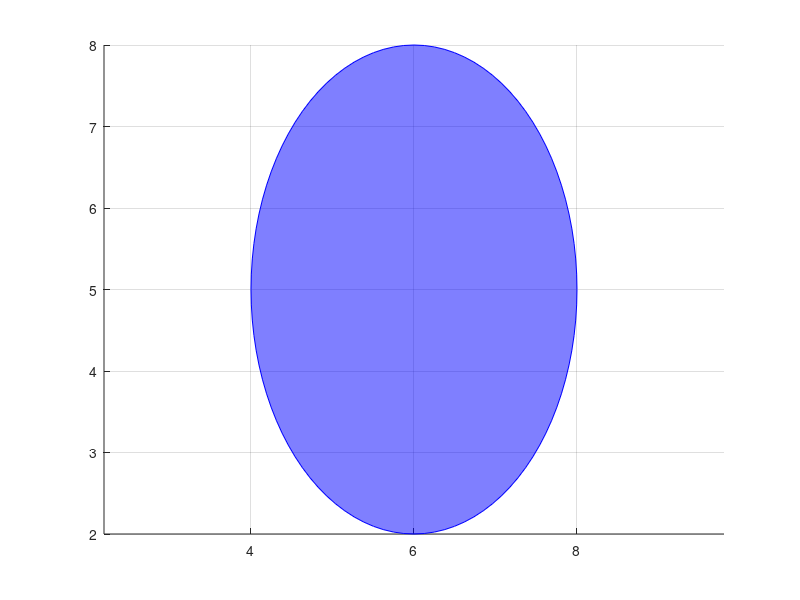

MATLAB code for this plot: (Note: this script raises an error after producing the figure.)
close all;
clearvars;
addpath(genpath('YALMIP-develop'))   % YALMIP, https://github.com/yalmip/YALMIP
addpath(genpath('ReachTool-main'))   % ReachTool (constrained zonotopes), provided in the course
addpath(genpath('Astar'))

%Variabels
rx = 2;
ry = 3;
center = [6,5];
vehicle_mass = 500;    % grams
vehicle_fuel = 500;    % grams
fuel_rate = 10;        % grams per step
J = 10;
L = 0.2;               % meters in front of center of mass
dt = 1;                % time step

cycles_with_fuel = vehicle_fuel / fuel_rate;
extra_steps = -1;     % Steps after fuel ends
total_steps = cycles_with_fuel + extra_steps;


%circle definition
th = 0:pi/50:2*pi;
x_obj = rx * cos(th) + center(1);
y_obj = ry * sin(th) + center(2);
% Vector from centroid to each point
dx = x_obj - center(1);
dy = y_obj - center(2);
dx_unit = dx ./ (rx/2);
dy_unit = dy ./ (ry/2);

% draw the trajectory of the vehicle
figure;
hold on;
axis equal; grid on;
fill(x_obj, y_obj, 'b', 'FaceAlpha', 0.5, 'EdgeColor', 'b'); %object
drone = animatedline('Marker','o');
estimate = plot(1,1);
detected = false;

maximum_variance_x = 2; %Initial variance value
maximum_variance_y = 2;
real_xsim = zeros(1, total_steps);
real_ysim = zeros(1, total_steps);

%DEFINE THE 2-D MAP ARRAY
MAX_X=20;
MAX_Y=20;
%This array stores the coordinates of the map and the 
%Objects in each coordinate
MAP=2*(ones(MAX_X,MAX_Y));

points = integer_points_in_circle(center, rx+maximum_variance_x, ry+maximum_variance_y);
points = min(max(points,1),MAX_X); %limit the points inside the MAP
MAP(points(:, 1),points(:,2)) = -1; %add new circle
h_points = plot(points(:, 1), points(:,2),'ro');

% Obtain Obstacle, Target and Robot Position
% Initialize the MAP with input values
% Obstacle=-1,Target = 0,Robot=1,Space=2
axis([1 MAX_X+1 1 MAX_Y+1])
grid on;
hold on;

% BEGIN Interactive Obstacle, Target, Start Location selection
xlabel('Please Select the Target using the Left Mouse button','Color','black');
but=0;
valid = 0;
while (but ~= 1 || valid ~= 1) %Repeat until the Left button is not clicked
    [xval,yval,but]=ginput(1);
    xval=floor(xval);
    yval=floor(yval);
    if (~ismember(xval, points(:,1)) || ~ismember(yval, points(:,2)))
        valid = 1;
    end
end

xTarget=xval;   %X Coordinate of the Target
yTarget=yval;   %Y Coordinate of the Target

MAP(xval,yval) = 0;   %Initialize MAP with location of the target
plot(xval,yval,'gd');
text(xval,yval,'Target')

xlabel('Select Obstacles using the Left Mouse button,to select the last obstacle use the Right button','Color','blue');
while but == 1
    [xval,yval,but] = ginput(1);
    xval=floor(xval);
    yval=floor(yval);
    MAP(xval,yval) = -1;%Put on the closed list as well
    plot(xval,yval,'ro');
end

xlabel('Please Select the Vehicle initial position ','Color','black');
but=0;
valid = 0;
while (but ~= 1 || valid ~= 1) %Repeat until the Left button is not clicked
    [xval,yval,but]=ginput(1);
    xval=floor(xval);
    yval=floor(yval);
    if (~ismember(xval, points(:,1)) || ~ismember(yval, points(:,2)))
        valid = 1;
    end
end

xStart=xval;%Starting Position
yStart=yval;%Starting Position
MAP(xval,yval)=1;
plot(xval,yval,'bo');
text(xval,yval,'Start')
%End of obstacle-Target pickup

% State vector: [x; y; ang_velocity; aceleration; ang_aceleration]
state = zeros(5, total_steps + 1);
state(1:2,1) = [xStart;yStart];  % Initial position
y = zeros(3, total_steps + 2);

A = [1 0 dt 0;
     0 1 0 dt;
     0 0 1 0;
     0 0 0 1];

B = [0.5*dt^2 0;
    0 0.5*dt^2;
    dt 0;
    0 dt]; 
C = [eye(3), zeros(3,2)];
C_linear = eye(2,4);
[m,n] = size(C_linear); % dimensions of output and state

% Define a feedback controller
K_pole = place(A,B,[0.2 0.3 0.5 0.4]);

xhat = zeros(4,total_steps + 1);
xhat(:,1) = [xStart;yStart;0;0];

Sigma = cell(1,total_steps + 2);
Sigma{1} = eye(4);

% covariance information for disturbances and noise
Q = 2 * eye(2);
R = 0.1 * eye(2);

% Observers - 1: Nominal model
X = cell(1, total_steps); 
X{1}.G = diag([xStart, yStart, 0, 0]);
X{1}.c = zeros(n,1);
X{1}.A = zeros(0,n);
X{1}.b = zeros(0,1);

% disturbance set
W.G = 1.25*eye(n);
W.c = zeros(n,1);
W.A = zeros(0,n);
W.b = zeros(0,1);

% noise set
V.G = 1.5*eye(2);
V.c = zeros(2,1);
V.A = zeros(0,2);
V.b = zeros(0,1);

% Loop through each time step
for k = 1:total_steps
    %update circle size
    MAP(points(:, 1),points(:,2)) = 1; %remove last circle
    delete(h_points);
    points = integer_points_in_circle(center, rx+maximum_variance_x, ry+maximum_variance_y);
    points = min(max(points,1),MAX_X); %limit the points inside the MAP
    MAP(points(:, 1),points(:,2)) = -1; %add new circle
    h_points = plot(points(:, 1), points(:,2),'ro');

    %get trajactory based on optimal path
    Optimal_path = Astar(MAX_X, MAX_Y, MAP, xval, yval, xTarget, yTarget, xval, yval);
    Optimal_path = [Optimal_path; [xval yval]]; %take into account starting position
    x_trajectory = flip(Optimal_path(:,1)');
    y_trajectory = flip(Optimal_path(:,2)');
    
    % Parametric t values based on cumulative distance
    distances = sqrt(diff(x_trajectory).^2 + diff(y_trajectory).^2);
    t_points = [0, cumsum(distances)];
    
    % Compute spline coefficients for x(t) and y(t)
    coeffs_x = computeSplineCoefficients(t_points, x_trajectory);
    coeffs_y = computeSplineCoefficients(t_points, y_trajectory);
    
    % Evaluate splines at fine t grid
    tsim = linspace(t_points(1), t_points(end), total_steps);
    xsim = zeros(size(tsim));
    ysim = zeros(size(tsim));
    
    % Evaluate each interval
    for i = 1: length(t_points)-1
        idx = tsim >= t_points(i) & tsim <= t_points(i+1);
        dt = tsim(idx) - t_points(i);
    
        c_x = coeffs_x((i-1)*4 + (1:4));
        xsim(idx) = polyval([c_x(4) c_x(3) c_x(2) c_x(1)], dt);
    
        c_y = coeffs_y((i-1)*4 + (1:4));
        ysim(idx) = polyval([c_y(4) c_y(3) c_y(2) c_y(1)], dt);
    end

    real_xsim(k) = xsim(k);
    real_ysim(k) = ysim(k);
    ref = [xsim(k); ysim(k); 0; 0];
    
    if k == 1
        path_line = plot([real_xsim(1:k) xsim(k+1:end)], [real_ysim(1:k) ysim(k+1:end)], 'k-', 'LineWidth', 1.5);
    else
        set(path_line, 'XData', [real_xsim(1:k) xsim(k+1:end)], 'YData', [real_ysim(1:k) ysim(k+1:end)]);
    end 

    %control action 
    linear_u = -K_pole*([state(1:2,k);xhat(3:4, k)]-ref);

    % Kalman estimation
    % predict
    xhat(:,k+1) = A*xhat(:,k)+B*linear_u;
    Sigma{k+1} = A*Sigma{k}*A' + B*Q*B';

    total_mass = vehicle_mass + vehicle_fuel;
    % Integrate 1 step using the current state from state
    [~, x_next] = ode45(@(t, x) ground_vehicle(t, x, linear_u, total_mass, J, L), 0:1, state(:,k));

    % Store new state   
    state(:, k+1) = x_next(end, :);
    y(:,k+1) = C*state(:,k+1);
    
    % kalman filter update 
    ytilde = y(1:2,k+1)-C_linear*xhat(:,k+1);
    S = C_linear*Sigma{k+1}*C_linear'+R;
    K = Sigma{k+1}*C_linear'*inv(S);
    xhat(:,k+1) = xhat(:,k+1) + K*ytilde;
    Sigma{k+1} = (eye(4)-K*C_linear)*Sigma{k+1};
    
    % Run the observer
    X{k+1} = CZMinkowskiSum(CZLinMap(A,X{k},B*linear_u),W);
    Y = CZLinMap(-eye(2),V,y(1:2,k));
    X{k} = CZIntersect(C_linear,X{k},Y);

    [F,p] = compileCZ(X{k});

    setPoints = plot(F,p(1:2));

    if size(setPoints{1},2)==1 && ~detected
        fprintf("There is a fault at the iteration k = %d\n",k);
        detected = true;
    end

    % update the set-valued estimate
    set(estimate,'Xdata',setPoints{1}(1,:),'Ydata',setPoints{1}(2,:));
    maximum_variance_x = (max(setPoints{1}(1,:))-min(setPoints{1}(1,:)))/2;
    maximum_variance_y = (max(setPoints{1}(2,:))-min(setPoints{1}(2,:)))/2;

    addpoints(drone,state(1,k),state(2,k));
    drawnow;
end

%Obtained trajectory
figure;
hold on;
plot(state(1,:), state(2,:), 'b-', 'LineWidth', 1.5); %Obtained trajectory
xlabel('X Position'); ylabel('Y Position');
title('Vehicle Trajectory (True vs Estimated)');
legend('Object', 'Desired trajectory', 'True trajectory');
axis equal; grid on;
